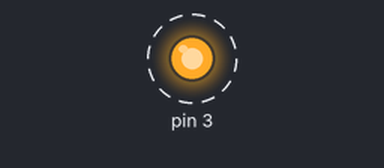
This sketch was run on a simulated Arduino Uno, built with avr-gcc and run on an emulated ATmega328P. Shown: output pins drawn as LEDs (lit = HIGH). Dashed ring = blinking. What the sketch prints to the serial monitor is not drawn.

Above: at 0.5 s.
Timing chart, 0 to 4.6 s (numbered marks = the images above):
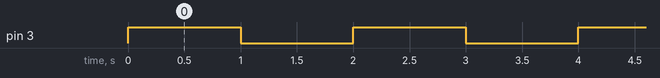

Measured:
- by itself, pin 3: alternates HIGH for 1.0 s and LOW for 1.0 s

The sketch:

Blink.ino
```cpp
/*
  David Chatting - david@davidchatting.com
  10th March 2013
  ---
  For Close and Remote Smart City Lab - http://www.closeandremote.net/smart-city-lab/
  ---
  LED and 220 ohm resistor between Arduino pin 3 and GND
  ---
  Adapted from http://arduino.cc/en/Tutorial/blink
*/

void setup() {
  Serial.begin(9600);
  Serial.print("*");

  pinMode(3, OUTPUT);
}

void loop() {
  Serial.print(".");

  digitalWrite(3, HIGH);
  delay(1000);

  digitalWrite(3, LOW);
  delay(1000);
}
```
